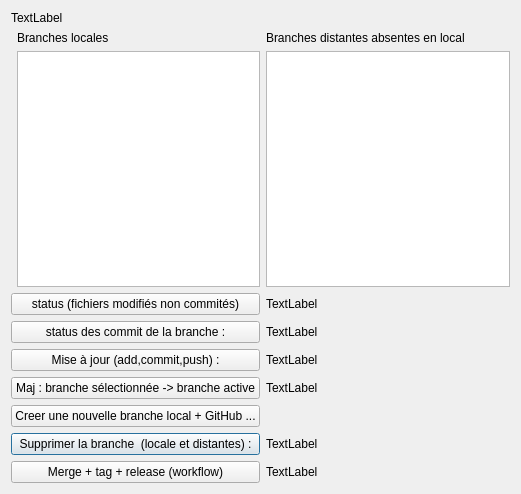
<?xml version="1.0" encoding="UTF-8"?>
<ui version="4.0">
 <class>Dialog</class>
 <widget class="QDialog" name="Dialog">
  <property name="geometry">
   <rect>
    <x>0</x>
    <y>0</y>
    <width>521</width>
    <height>494</height>
   </rect>
  </property>
  <property name="windowTitle">
   <string>Dialog</string>
  </property>
  <layout class="QGridLayout" name="gridLayout_2">
   <item row="0" column="0">
    <layout class="QGridLayout" name="gridLayout">
     <item row="3" column="2">
      <widget class="QLabel" name="label_status">
       <property name="text">
        <string>TextLabel</string>
       </property>
      </widget>
     </item>
     <item row="8" column="0" colspan="2">
      <widget class="QPushButton" name="pushButton_suppr_branche">
       <property name="text">
        <string>Supprimer la branche  (locale et distantes) :</string>
       </property>
      </widget>
     </item>
     <item row="5" column="2">
      <widget class="QLabel" name="label_maj_branche">
       <property name="text">
        <string>TextLabel</string>
       </property>
      </widget>
     </item>
     <item row="3" column="0" colspan="2">
      <widget class="QPushButton" name="pushButton_status">
       <property name="text">
        <string>status (fichiers modifiés non commités)</string>
       </property>
      </widget>
     </item>
     <item row="6" column="2">
      <widget class="QLabel" name="label_maj_from_branche_sel">
       <property name="text">
        <string>TextLabel</string>
       </property>
      </widget>
     </item>
     <item row="2" column="1">
      <widget class="QTableWidget" name="tableWidget_branche">
       <property name="minimumSize">
        <size>
         <width>0</width>
         <height>200</height>
        </size>
       </property>
       <property name="maximumSize">
        <size>
         <width>16777215</width>
         <height>16777215</height>
        </size>
       </property>
      </widget>
     </item>
     <item row="10" column="0" colspan="2">
      <widget class="QPushButton" name="pushButton_merge_release">
       <property name="text">
        <string>Merge + tag + release (workflow)</string>
       </property>
      </widget>
     </item>
     <item row="0" column="0" colspan="3">
      <widget class="QLabel" name="label_repository">
       <property name="text">
        <string>TextLabel</string>
       </property>
      </widget>
     </item>
     <item row="5" column="0" colspan="2">
      <widget class="QPushButton" name="pushButton_maj_branch">
       <property name="text">
        <string>Mise à jour (add,commit,push) :</string>
       </property>
      </widget>
     </item>
     <item row="2" column="2">
      <widget class="QTableWidget" name="tableWidget_branche_distantes">
       <property name="minimumSize">
        <size>
         <width>0</width>
         <height>200</height>
        </size>
       </property>
       <property name="maximumSize">
        <size>
         <width>16777215</width>
         <height>16777215</height>
        </size>
       </property>
      </widget>
     </item>
     <item row="4" column="2">
      <widget class="QLabel" name="label_status_commit">
       <property name="text">
        <string>TextLabel</string>
       </property>
      </widget>
     </item>
     <item row="7" column="0" colspan="2">
      <widget class="QPushButton" name="pushButton_new_branch">
       <property name="text">
        <string>Creer une nouvelle branche local + GitHub ...</string>
       </property>
      </widget>
     </item>
     <item row="10" column="2">
      <widget class="QLabel" name="label_merge_release">
       <property name="text">
        <string>TextLabel</string>
       </property>
      </widget>
     </item>
     <item row="8" column="2">
      <widget class="QLabel" name="label_suppr_branche">
       <property name="text">
        <string>TextLabel</string>
       </property>
      </widget>
     </item>
     <item row="4" column="0" colspan="2">
      <widget class="QPushButton" name="pushButton_status_commit">
       <property name="text">
        <string>status des commit de la branche :</string>
       </property>
      </widget>
     </item>
     <item row="6" column="0" colspan="2">
      <widget class="QPushButton" name="pushButton_maj_from_branche_sel">
       <property name="text">
        <string>Maj : branche sélectionnée -&gt; branche active</string>
       </property>
      </widget>
     </item>
     <item row="1" column="1">
      <widget class="QLabel" name="label">
       <property name="text">
        <string>Branches locales</string>
       </property>
      </widget>
     </item>
     <item row="1" column="2">
      <widget class="QLabel" name="label_2">
       <property name="text">
        <string>Branches distantes absentes en local</string>
       </property>
      </widget>
     </item>
    </layout>
   </item>
  </layout>
 </widget>
 <resources/>
 <connections/>
</ui>
